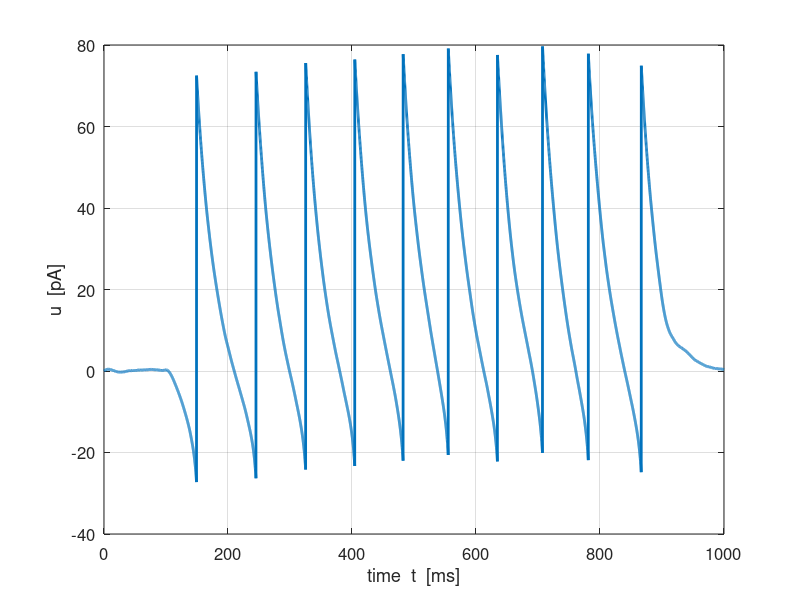
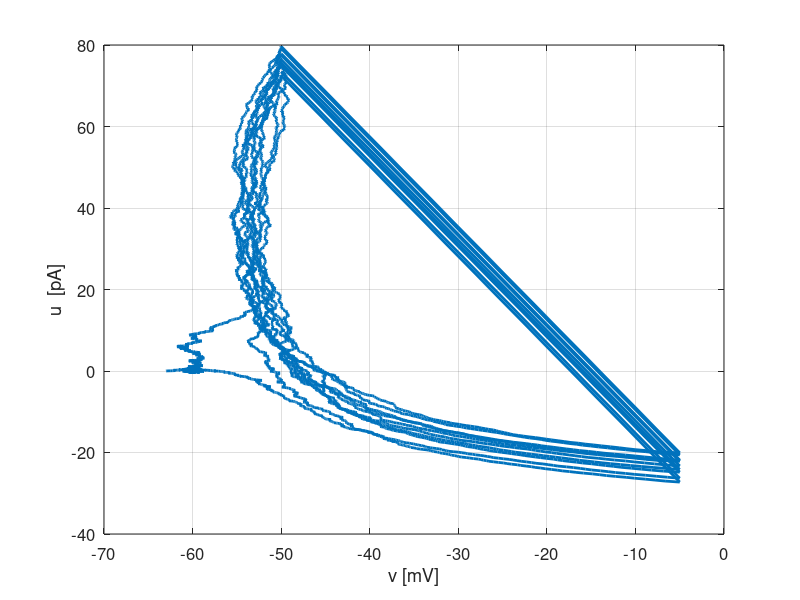
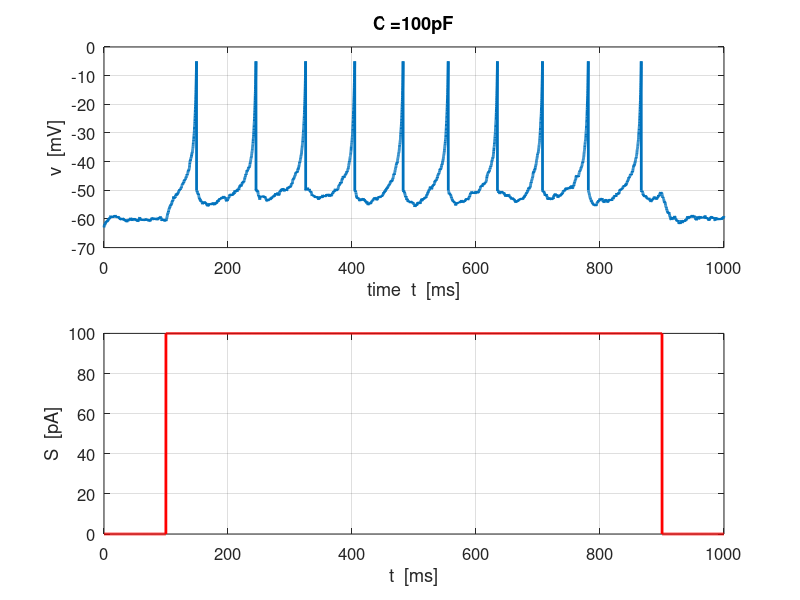

Reproduce these figures in MATLAB, in order.
% Izhikevich neuronal model
% VIGNAYANANDAM R. MUDDAPU (IIT-MADRAS)


% The Izhikevich Model:
% (1) dv/dt = (k*(v - vr)*(v - vt)-u + I)/C
% (2) du/dt = a*(b*(v-vr)-u)
% (3) if v = vPeak, then: v <- c; u <- u+d
% where v = membrane potential, u = recovery variable,
% a = time scale of recovery, b = sensitivity of recovery to subthreshold oscillations
% c = after-spike reset value of v, d = after-spike reset increment of u
% vPeak = % spike cutoff  (mV)
% vr = membrane resting potential; vt = instantaneous threshold potential;

clear;clc;

Sstep = 100;          % step height for input stimulus (in pA)
S1 = 0.1; S2 = 0.9;  % percentages for step input ON and OFF
dt = 0.1;
NT = 1000;   % simulation time (in milliseconds)

C = 100; % (pF) <-- Capcitance of the neuron can be changed for initial latency
vr = -60; % (mV)
vt = -40; % (mV)
k = 0.7; % (pA/mV)
a = 0.03; % (1/ms)
b = -2; % (pA/mV)
c = -50; % (mV)
d = 100; % (pA)
vPeak = -5; % (mV)

% SETUP   ----------------------------------------------------------------
t = 0:dt:(NT);   % time steps
NTT = numel(t);  % number of time steps

v = -63*ones(1,NTT); u = 0*v; % initial values
S = zeros(1,NTT);            % stimulus

S(round(S1*NTT):round(S2*NTT)) =  Sstep ;   % step functon

% SOLVE DE: forward Euler Method =========================================

for m = 1:NTT-1
    v(m+1) = v(m) + (dt  * (k*(v(m) - vr)*(v(m) - vt)-u(m) + S(m))/C)+wgn(1,1,1,0.01); % wgn - Added white noise for background activity
    u(m+1) = u(m) + dt * a*(b*(v(m+1)-vr)-u(m));
    if v(m+1)>= vPeak % a spike is fired!
        v(m)   = vPeak; % padding the spike amplitude
        v(m+1) = c; % membrane voltage reset
        u(m+1) = u(m+1) + d; % recovery variable update
    end % if
end

% GRAPHICS   =============================================================


figure(2)
fs = 12;
set(gcf,'units','normalized');
set(gcf,'position',[0.23, 0.40 0.2 0.25]);
plot(t, u,'lineWidth',2);
xlabel('time  t  [ms]','fontsize',fs);
ylabel('u  [pA]','fontsize',fs);
grid on
set(gca,'fontsize',fs);

figure(3)
fs = 12;
set(gcf,'units','normalized');
set(gcf,'position',[0.44, 0.40 0.2 0.25]);
plot(v, u,'lineWidth',2);
xlabel('v [mV]','fontsize',fs);
ylabel('u  [pA]','fontsize',fs);
grid on
set(gca,'fontsize',fs);

figure(4)
subplot(211)
fs = 12;
%    set(gcf,'units','normalized');
%    set(gcf,'position',[0.02 0.40 0.2 0.25]);
plot(t, v,'lineWidth',2);
xlabel('time  t  [ms]','fontsize',fs);
ylabel('v  [mV]','fontsize',fs);
grid on
set(gca,'fontsize',fs);
% axis([0 1.01*max(t) 1.1*min(v) 1.2*max(v)])
tit=strcat('C = ',num2str(C),'pF');
title(tit)
subplot(212)
fs = 12;
%    set(gcf,'units','normalized');
%    set(gcf,'position',[0.65, 0.40 0.2 0.25]);
plot(t, S, 'r','lineWidth',2);
xlabel('t  [ms]','fontsize',fs);
ylabel('S  [pA]','fontsize',fs);
grid on
set(gca,'fontsize',fs);
